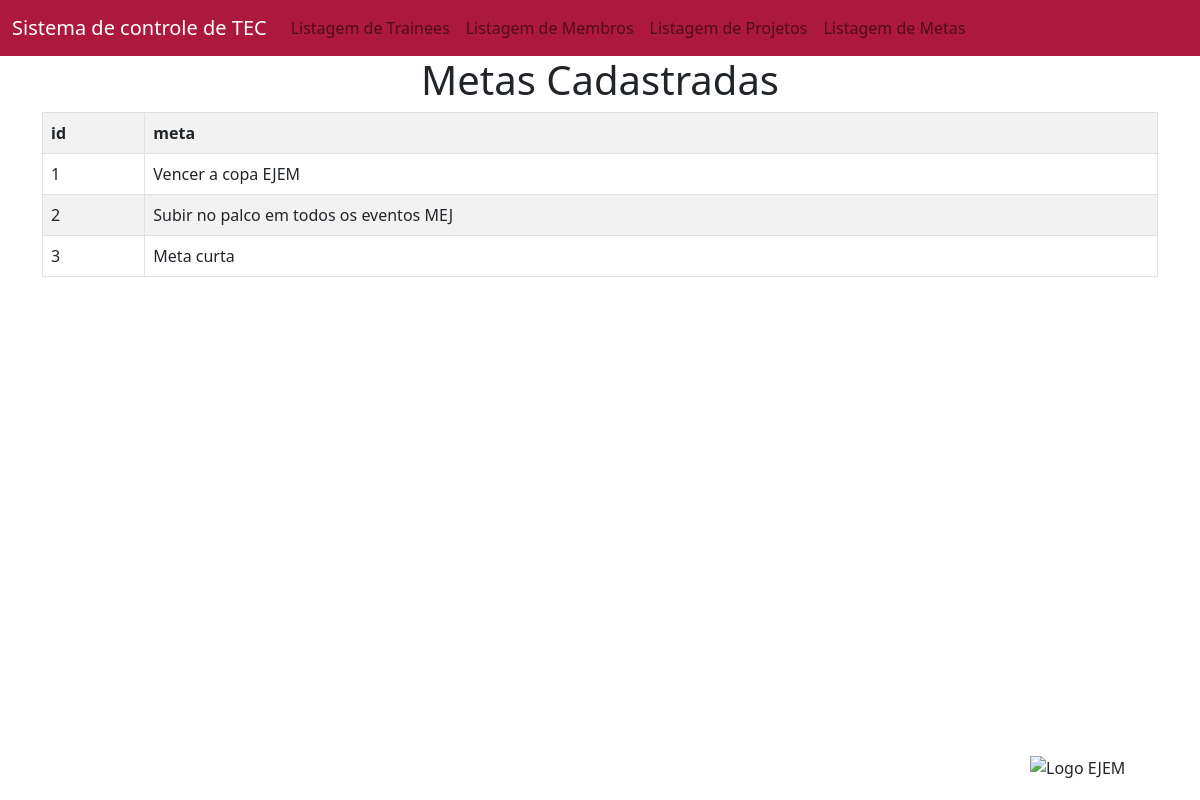
The page /metas/ on the database its author committed.
### app_Case_4/models.py (models this page shows)
class Meta(models.Model):
    id_meta = models.AutoField(primary_key=True)
    meta = models.TextField(max_length=255)

### app_Case_4/views.py (the view)
# urls.py: path('metas/', views.metas, name = 'listagem_metas'),
def metas(request):
    metas = {
    'metas': Meta.objects.all()
    }
    return render(request, 'usuarios/metas.html', metas)

### app_Case_4/templates/usuarios/metas.html (shortened to what this page needs)
{% extends "usuarios/base.html" %}
{% block conteudo %}
<h1 class= "text-center">Metas Cadastradas</h1>
  <body>
    <div class="container">
        <table class="table table-bordered table-striped">
            <tr>
                <th>id</th>
                <th>meta</th>
            </tr>
            {% for meta in metas%}
            <tr>
                <td>{{meta.id_meta}}</td>
                <td>{{meta.meta}}</td>
            </tr>
            {% endfor%}
        </table>
    </div>
    <img src="https://www.ejemackenzie.com.br/wp-content/uploads/2022/10/cropped-logovermelho.png"
     alt="Logo EJEM"
     class="logo-ejem">
{% endblock%}

### app_Case_4/templates/usuarios/metas.html (style rules this page uses)
.logo-ejem { position: fixed; bottom: 20px; right: 20px; width: 150px; height: auto; z-index: 1000; }

### rows shown on the page
Meta: id_meta "1", meta "Vencer a copa EJEM"
Meta: id_meta "2", meta "Subir no palco em todos os eventos MEJ"
Meta: id_meta "3", meta "Meta curta"
